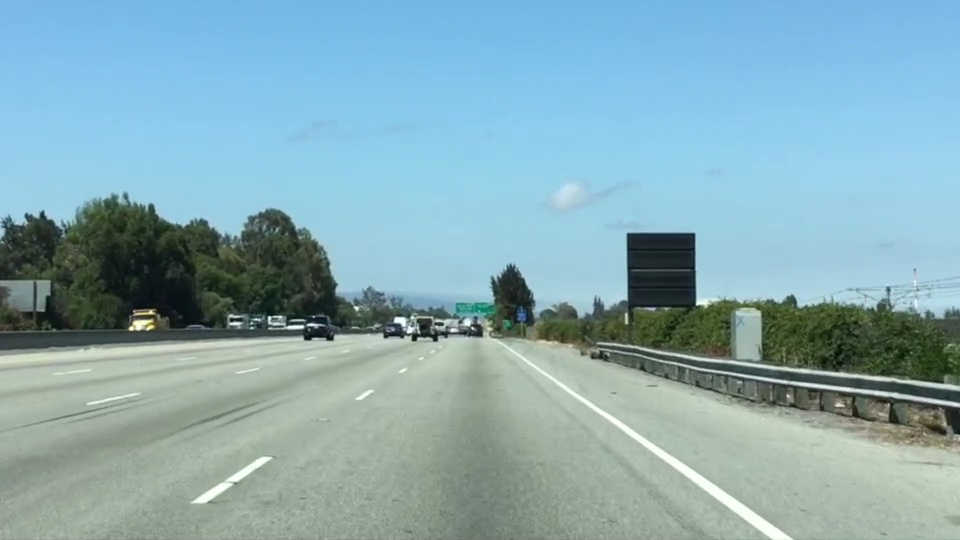
#> input picture P1_Finding_lane_lines/test.jpg, 960 x 540 px
$ python Color_masking_combined.py
#> lines starting #> are read from the running program, lines starting #| are printed output that depends on the picture; after the words box and inside, x2 and y2 are one past the last pixel; in counts of white or black regions, pixels touching at a corner belong together
import matplotlib.pyplot as plt
import matplotlib.image as mpimg
import numpy as np

image = mpimg.imread('test.jpg')
#> image is the input picture: shape (540, 960, 3); mean R, G, B 135.5, 171.1, 179.2

ysize, xsize = image.shape[:2]
#> ysize = 540; xsize = 960
region_select = np.copy(image)
region_select2 = np.copy(image)
# color selection
thresh = 225
r_threshold = thresh
g_threshold = thresh
b_threshold = thresh

rgb_threshold = [r_threshold, g_threshold, b_threshold]

thresholds = (image[:, :, 0] < rgb_threshold[0]) | \
             (image[:, :, 1] < rgb_threshold[1]) | \
             (image[:, :, 2] < rgb_threshold[2])
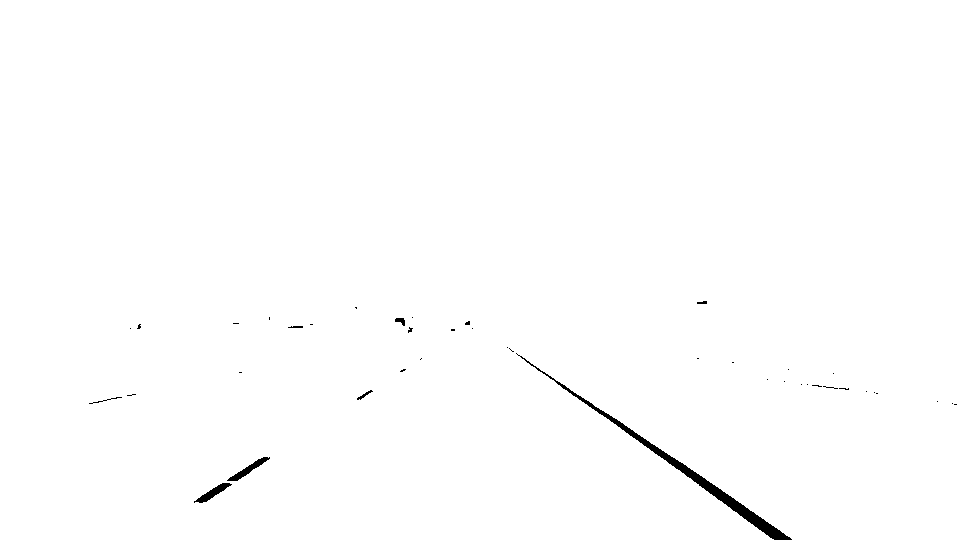
#> thresholds: shape (540, 960) bool; 99.5% white; 42 black regions (34 under 20 px), largest, box (x1, y1, x2, y2) and area: (516, 353, 792, 540) 1990, (227, 457, 270, 481) 258, (194, 483, 232, 503) 244

# region_select[thresholds] = [0, 0, 0]

# region masking
left_bottom = [0, ysize]
#> left_bottom = [0, 540]
right_bottom = [xsize, ysize]
#> right_bottom = [960, 540]
apex = [xsize/2, ysize/2]
#> apex = [480, 270]

left_line = np.polyfit((left_bottom[0], apex[0]), (left_bottom[1], apex[1]), 1)
#> left_line = [-0.563, 540]
right_line = np.polyfit((right_bottom[0], apex[0]), (right_bottom[1], apex[1]), 1)
#> right_line = [0.562, 1.43e-13]
bottom_line = np.polyfit((left_bottom[0], right_bottom[0]), (left_bottom[1], right_bottom[1]), 1)
#> bottom_line = [-1.93e-16, 540]

XX, YY = np.meshgrid(np.arange(0, xsize), np.arange(0, ysize))

region_threshold = (YY > (XX * left_line[0] + left_line[1])) & (YY > (XX * right_line[0] + right_line[1])) & (YY < (XX * bottom_line[0] + bottom_line[1]))

# region_select[~region_threshold] = [125, 0, 125]


# change color of lines

whites = (image[:, :, 0] > rgb_threshold[0]) | \
             (image[:, :, 1] > rgb_threshold[1]) | \
             (image[:, :, 2] > rgb_threshold[2])
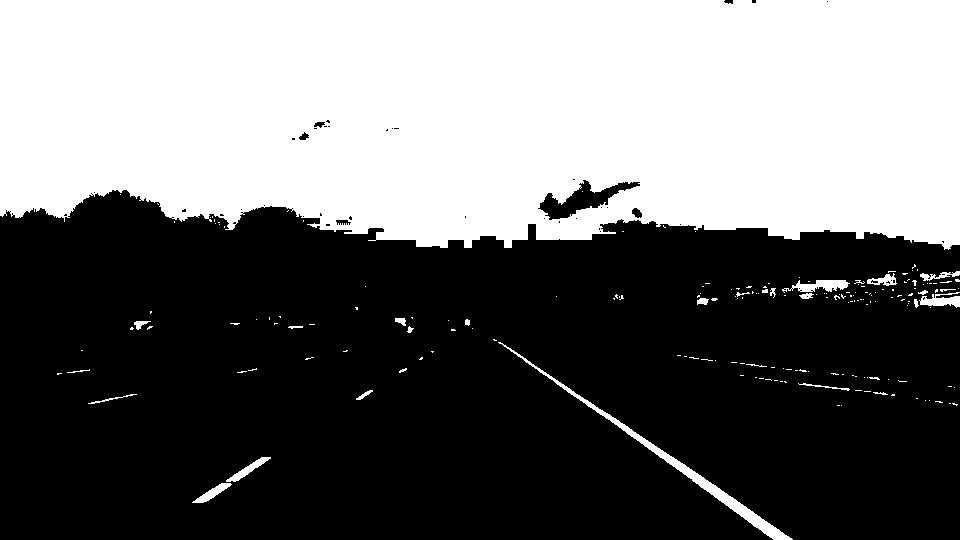
#> whites: shape (540, 960) bool; 42.7% white; 188 white regions (158 under 20 px), largest, box (x1, y1, x2, y2) and area: (0, 0, 960, 250) 215744, (498, 342, 793, 540) 2268, (782, 280, 850, 293) 470

region_select2[whites & region_threshold] = [255, 0, 0]
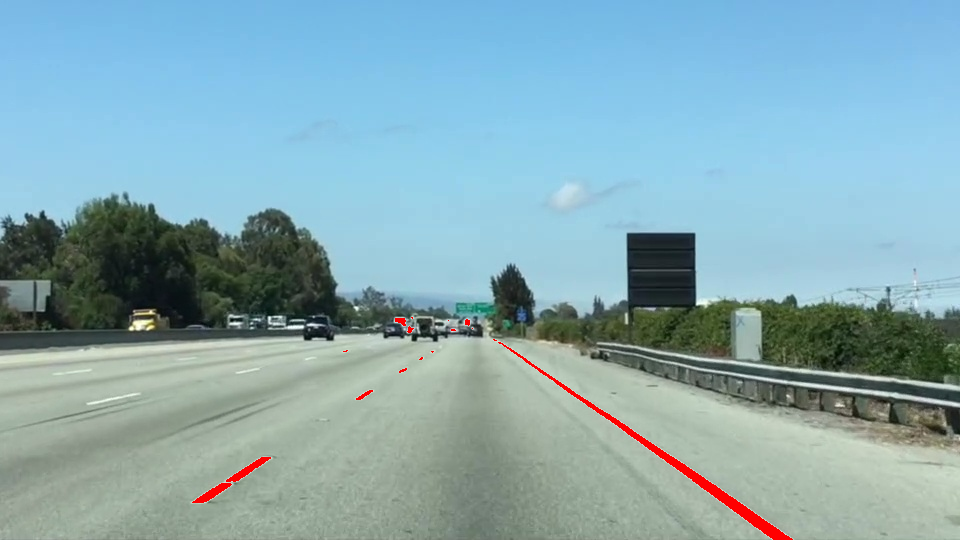
#> region_select2: shape (540, 960, 3); 0.59% of pixels changed, all inside (x1, y1, x2, y2) = (192, 317, 793, 540)

fig = plt.figure()

fig.add_subplot(2, 1, 1)
plt.imshow(region_select)
fig.add_subplot(2, 1, 2)
plt.imshow(region_select2)
plt.show()
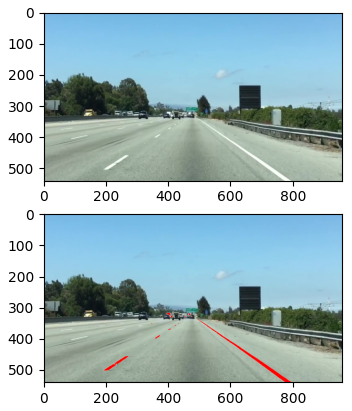
#> figure drawn by matplotlib, 2 panels
